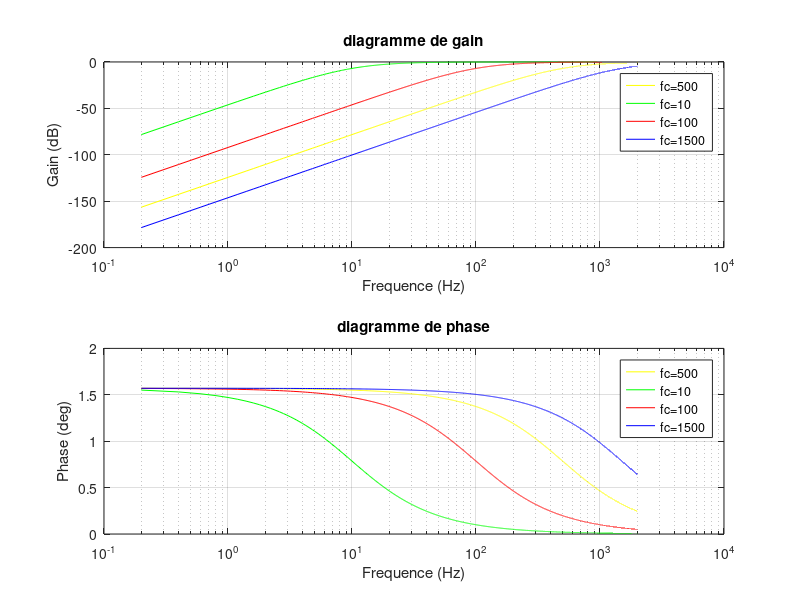

Recreate this plot in MATLAB.
clear all 
close all 
clc

Te=5e-4 ;
fe=1/Te;
t=0:Te:5;
N=length(t);
f= (0:N-1)*fe/N ;
w=2*pi*f ;



% la fonction de transmittence 

K = 1 ;
wc=2*pi*500 ;
wc1 =2*pi* 10 ;
wc2 =2*pi* 100 ;
wc3 =2*pi* 1500;

Hf = (K*1j*w/wc)./(1+1j*w/wc) ;
H1 = (K*1j*w/wc1)./(1+1j*w/wc1) ;
H2 = (K*1j*w/wc2)./(1+1j*w/wc2) ;
H3 = (K*1j*w/wc3)./(1+1j*w/wc3) ;

Gf = 20*log(abs(Hf)); %on trace le gain en utilisant l echelle logarithmique
G1 = 20*log(abs(H1));
G2 = 20*log(abs(H2));
G3 = 20*log(abs(H3));



phif = angle(Hf); %on utilise la fct angle pour calculer la phase
phi1 = angle(H1);
phi2 = angle(H2);
phi3 = angle(H3);

hold on
subplot(2,1,1) 
semilogx(f,Gf,'y',f,G1,'g',f,G2,'r',f,G3,'b')
ylabel('Gain (dB)')
xlabel('Frequence (Hz)')
title('diagramme de gain')
legend("fc=500","fc=10","fc=100","fc=1500")
grid on 

subplot(2,1,2) 
semilogx(f,phif,'y',f,phi1,'g',f,phi2,'r',f,phi3,'b')
ylabel('Phase (deg)')
xlabel('Frequence (Hz)')
title('diagramme de phase')
legend("fc=500","fc=10","fc=100","fc=1500")
grid on